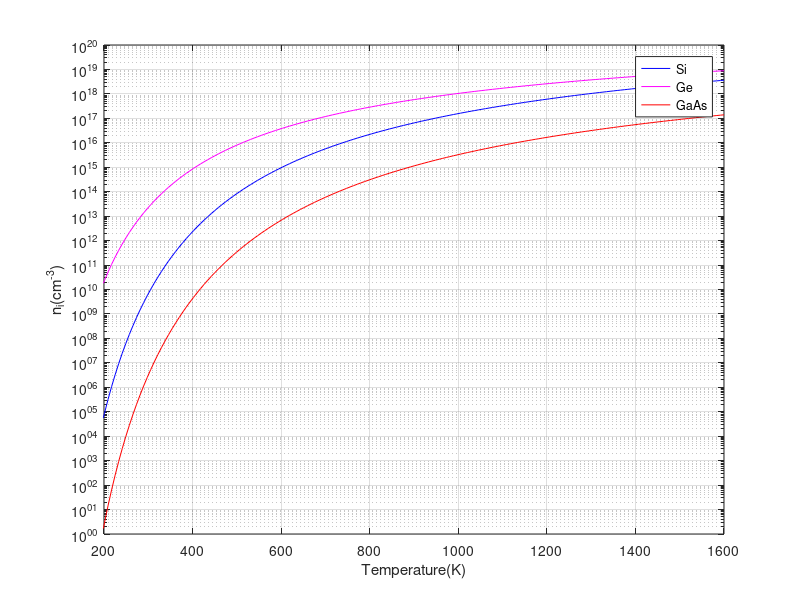

Source code (MATLAB):
clc
clear
close all
k=8.62*10^(-5);
T=linspace(0,1600,200);
%Si
A1=3.2841*10^15;
Eg1=1.12;
n1=A1.*T.^(3/2).*exp(-Eg1./(2*k.*T));
semilogy(T,n1,'b');
hold on;
%Ge
A2=1.52*10^15;
Eg2=0.66;
n2=A2.*T.^(3/2).*exp(-Eg2./(2*k.*T));
semilogy(T,n2,'m');
hold on;
%GaAs
A3=3.49*10^14;
Eg3=1.4;
n3=A3.*T.^(3/2).*exp(-Eg3./(2*k.*T));
semilogy(T,n3,'r');
hold on;
grid on;
legend('Si','Ge','GaAs','Location','northeast');
xlabel('Temperature(K)');
ylabel('n_i(cm^{-3})');
xlim([200 1600]);
ylim([1 1e20]);